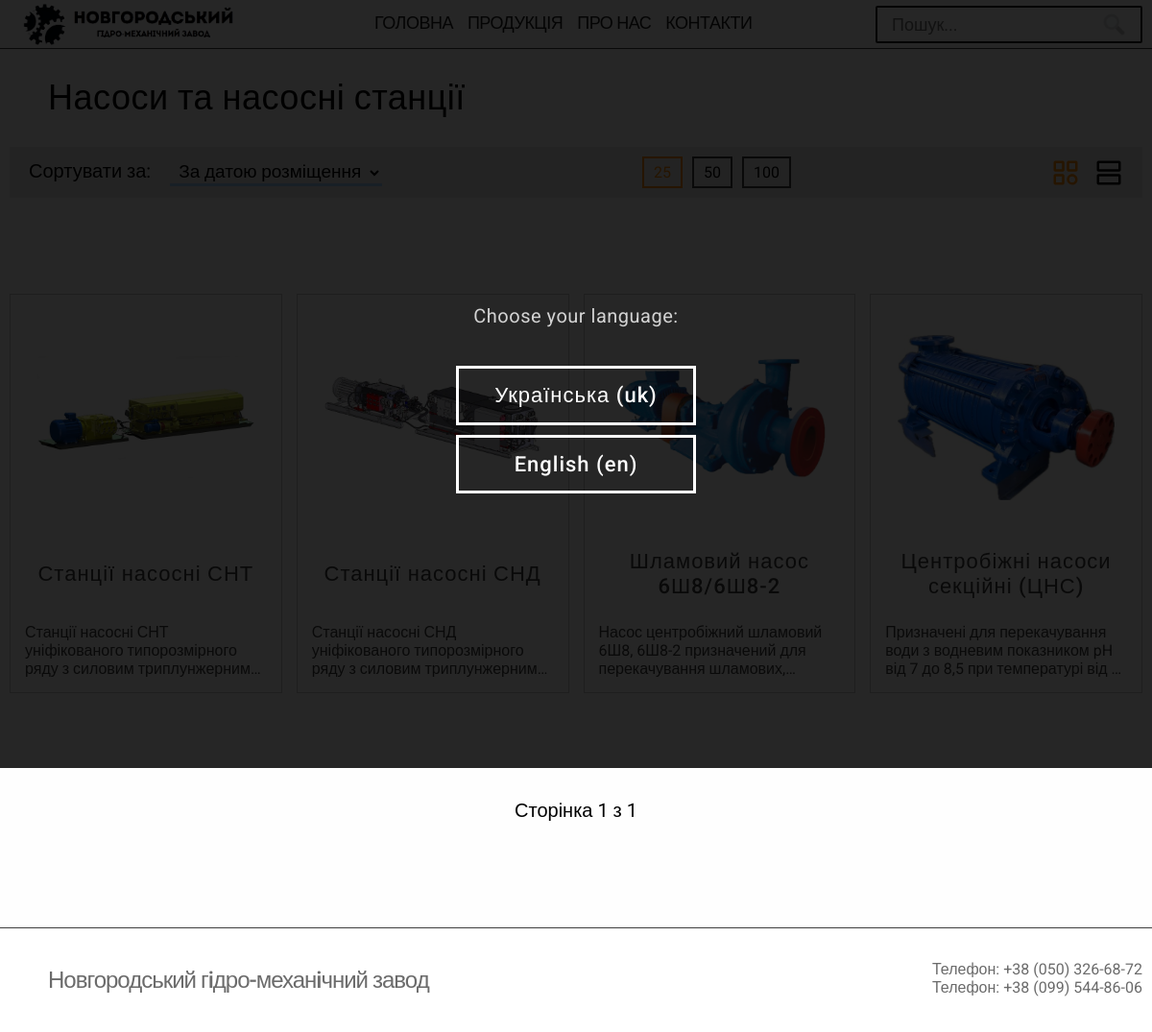
/uk/category/nasosi-ta-nasosni-stanciyi/, run on an earlier commit of the app's database.
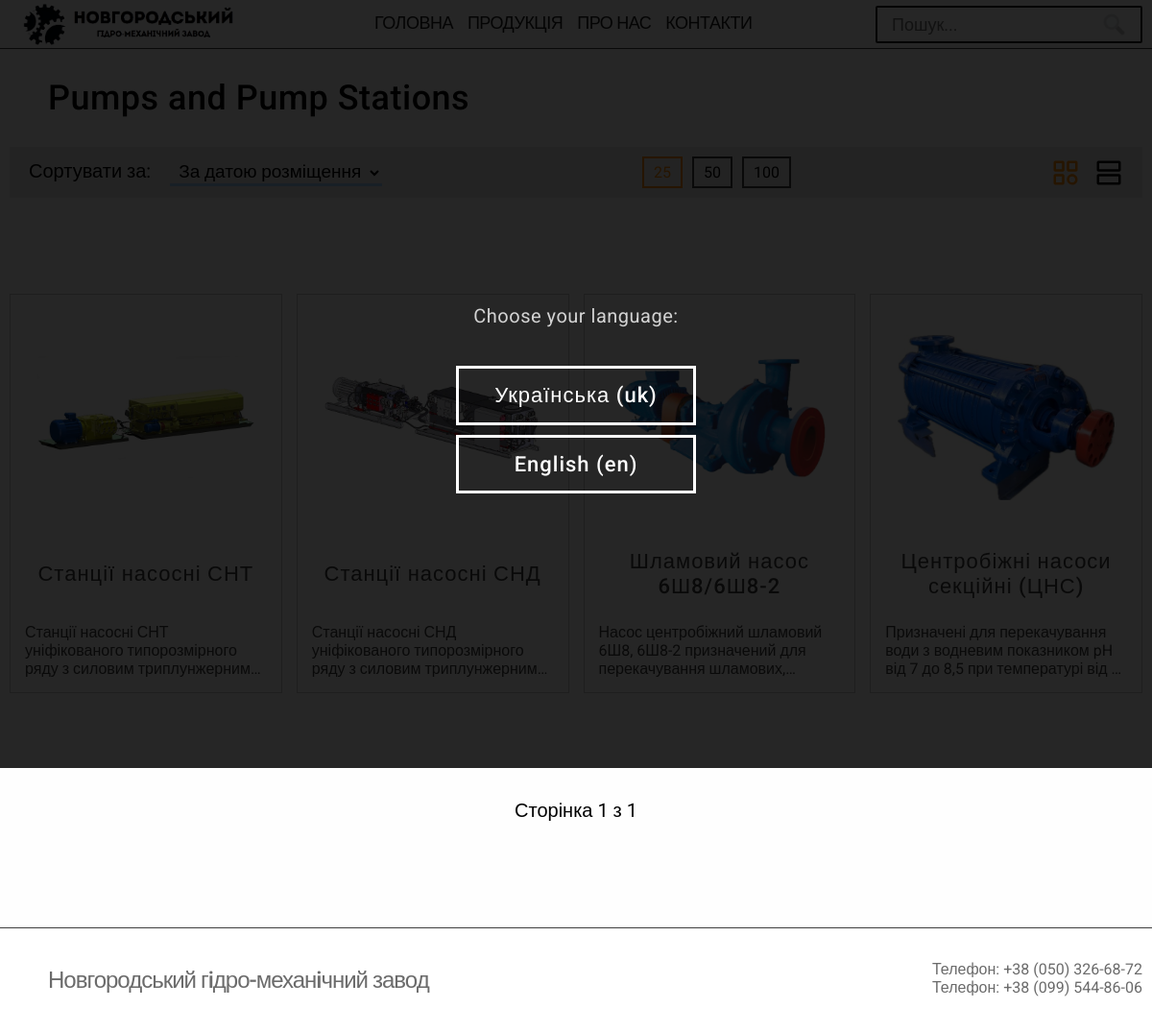
And on a later commit of the database.
### main/models.py (models this page shows, shortened)
class Category(models.Model):
    order = models.IntegerField(default=10, null=True, blank=True)
    tag = models.SlugField(default='', null=True, unique=True)
    name = models.CharField(max_length=96)
    parent = models.ForeignKey(
        'self', on_delete=models.CASCADE, null=True, blank=True, default=None, related_name='subcat'
    )
    class Meta:
        db_table_comment = "Product`s categories"
        ordering = ('tag',)
        verbose_name = "Category"
        verbose_name_plural = "Categories"

### main/views.py (the view, shortened to what this page needs)
# urls.py: path('category/', views.category_view, name='category'),
def category_view(request, category=None):
    categories = Category.objects.all().order_by('order')
    searchQuery = request.GET.get('query')
    orientation = request.GET.get('view') if request.GET.get('view') in ['list', 'grid'] else 'grid'
    currentSortingType = productSortTypes.get(
        request.GET.get('sort'), list(productSortTypes.values())[0]
    )
    paginatorValues = [25, 50, 100]
    try:
        currentPaginatorValue = int(request.GET.get('pag', paginatorValues[0]))
        assert currentPaginatorValue in paginatorValues
    except: currentPaginatorValue = paginatorValues[0]
    if searchQuery:
        products = Product.objects.filter(
            Q(name__iexact=searchQuery) | Q(description__icontains=searchQuery) | Q(name__icontains=searchQuery.lower()) | Q(name__icontains=searchQuery.upper())
        )
    else:
        category = get_object_or_404(Category, tag=category)
        products = Product.objects.filter(category=category)
    title = gettext_lazy('ProductspageSearchResult') + searchQuery if searchQuery else category.name
    productsPaginator = Paginator(
        products.order_by( currentSortingType.sort() ),
        currentPaginatorValue,
    )
    try:
        currentPage = max(
            1, min(int(request.GET.get('page', 1)), productsPaginator.num_pages)
        )
    except: currentPage = 1
    return renderPage(
        request, 'main/products.html',
        title=title,
        menuSelect='products',
        products=productsPaginator.page(currentPage),
        orientation=orientation,
        paginator_values=paginatorValues, currentPaginatorValue=currentPaginatorValue,
        currentPageString=gettext('Сторінка %(cpage)d з %(pages)d') % {'cpage': currentPage, 'pages': productsPaginator.num_pages},
        availableSortTypes=productSortTypes.values(),
    )

### main/modules/sort_types.py (called while the page is built)
    def sort(self): return self.sorting

### main/views.py (called while the page is built)
def renderPage(request, templateName, *args, **kwargs):
    builtinArgs = {
        'get': request.GET,
        'mainMenu': mainMenu,
        'media_url': settings.MEDIA_URL,
    }
    for k, v in kwargs.items():
        builtinArgs[k] = v
    return render(request, templateName, builtinArgs)

### main/templates/main/products.html (shortened to what this page needs)
{% extends "main/base.html" %}
{% load static %}
{% load i18n %}
{% block styles %}
    <link rel="stylesheet" href="{% static 'main/css/products.css' %}">
{% endblock %}
{% block body %}
    <div class="container-wrapper">
        <div class="container">
            <div class="title">{{ title }}</div>
            <div class="control-menu">
                <div class="sort" method="GET">
                    <label for="sort" class="text">{% trans 'ProductspageSortBy' %}: </label>
                    <select name="sort" id="sort" class="sort-selector" onchange="changePathParams('sort', this.value);">
                        {% for sortType in availableSortTypes %}
                            <option value="{{ sortType.value }}"
                            >{{ sortType.name }}</option>
                        {% endfor %}
                    </select>
                </div>
                <div class="paginator-configs">
                    {% for value in paginator_values %}
                        <div
                            class="config {% if value == currentPaginatorValue %}selected{% endif %}"
                            onclick="changePathParams('pag', '{{ value }}');"
                        >
                            {{ value }}
                        </div>
                    {% endfor %}
                </div>
                <div class="viewer-type">
                    <button
                        class="view-type-button {% if orientation == 'grid' %}selected{% endif %}"
                        onclick="changePathParams('view', 'grid');"
                    >
                    </button>
                    <button
                        class="view-type-button {% if orientation == 'list' %}selected{% endif %}"
                        onclick="changePathParams('view', 'list');">
                        <svg xmlns="http://www.w3.org/2000/svg" width="1em" height="1em" viewBox="0 0 24 24" data-testid="list-icon" class="css-fzwsw"><path fill="currentColor" fill-rule="evenodd" d="m21 13 1 1v7l-1 1H3l-1-1v-7l1-1h18zm-1 2H4v5h16v-5zm1-13 1 1v7l-1 1H3l-1-1V3l1-1h18zm-1 2H4v5h16V4z"></path></svg>
                    </button>
                </div>
            </div>
            <div
                class="
                    {% if orientation == 'grid' %}
                        products-container-grid
                    {% else %}
                        products-container-list
                    {% endif %}
                "
            >
                {% for product in products %}
                    <a class="product" href="{% url "product" product.tag %}">
                        <div class="img-box">
                            <img src="{{ media_url }}{{ product.photo }}">
                        </div>
                        {% if orientation == 'grid' %}
                            <div class="name">{{ product.name}}</div>
                            <div class="description">
                                {{ product.description }}
                            </div>
                        {% endif %}
                    </a>
                {% endfor %}
            </div>
            <div class="paginator-box">
                <div class="paginator">
                    <div class="page selected">{{ currentPageString }}</div>
                </div>
            </div>
        </div>
    </div>
{% endblock %}

What changed in the data, as far as the page shows it:
changed Category: name "Насоси та насосні станції" → "Pumps and Pump Stations"
